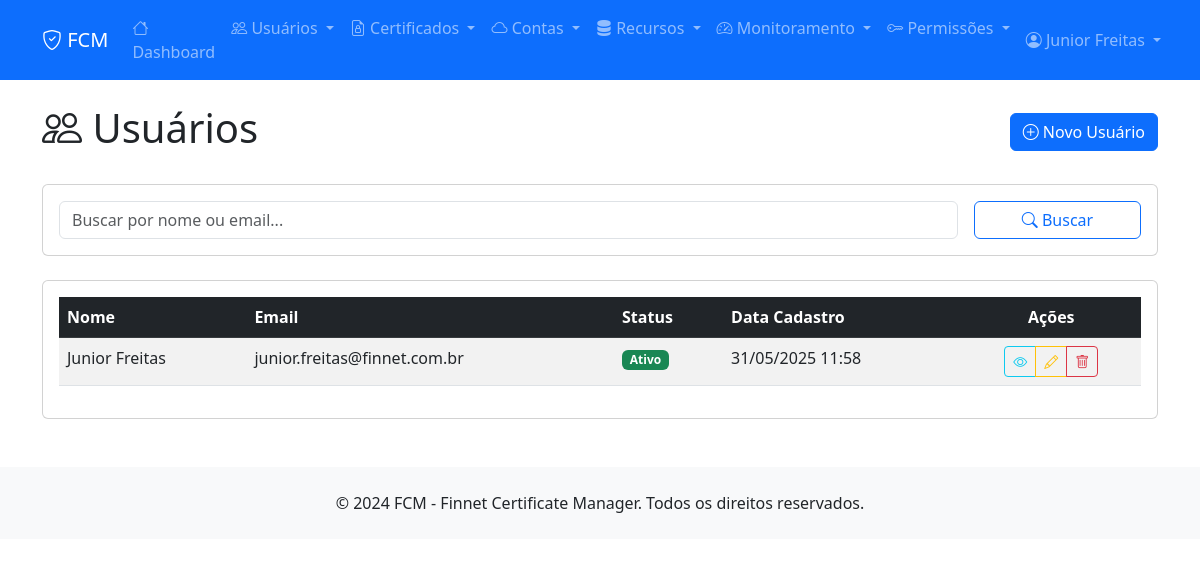
Screenshot of /users/ (signed in) with the database file from the repository.
### apps/users/models.py (models this page shows, shortened)
class User(AbstractUser):
    STATUS_CHOICES = [
        (0, 'Ativo'),
        (1, 'Inativo'),
    ]
    id = models.CharField(max_length=255, primary_key=True)
    nome = models.CharField(max_length=255, verbose_name='Nome')
    email = models.EmailField(unique=True, verbose_name='Email')
    status = models.IntegerField(choices=STATUS_CHOICES, default=0, verbose_name='Status')
    data_cad = models.DateTimeField(default=timezone.now, verbose_name='Data de Cadastro')
    usu_cad = models.CharField(max_length=255, verbose_name='Usuário de Cadastro', blank=True)
    data_atu = models.DateTimeField(null=True, blank=True, verbose_name='Data de Atualização')
    usu_atu = models.CharField(max_length=255, null=True, blank=True, verbose_name='Usuário de Atualização')
    username = None
    first_name = None
    last_name = None
    USERNAME_FIELD = 'email'
    REQUIRED_FIELDS = ['nome']
    objects = UserManager()
    class Meta:
        db_table = 'users'
        verbose_name = 'Usuário'
        verbose_name_plural = 'Usuários'

### apps/users/views.py (the view)
# urls.py: path('', views.user_list, name='list'),
@login_required
def user_list(request):
    search = request.GET.get('search', '')
    users = User.objects.all()
    if search:
        users = users.filter(
            Q(nome__icontains=search) |
            Q(email__icontains=search)
        )
    paginator = Paginator(users, 10)
    page_number = request.GET.get('page')
    page_obj = paginator.get_page(page_number)
    return render(request, 'users/list.html', {
        'page_obj': page_obj,
        'search': search
    })

### templates/users/list.html (shortened to what this page needs)
{% extends 'base.html' %}
{% load django_bootstrap5 %}
{% block content %}
<div class="d-flex justify-content-between align-items-center mb-4">
    <h1><i class="bi bi-people"></i> Usuários</h1>
    <a href="{% url 'users:create' %}" class="btn btn-primary">
        <i class="bi bi-plus-circle"></i> Novo Usuário
    </a>
</div>
<div class="card mb-4">
    <div class="card-body">
        <form method="get" class="row g-3">
            <div class="col-md-10">
                <input type="text" class="form-control" name="search" value="{{ search }}"
                       placeholder="Buscar por nome ou email...">
            </div>
            <div class="col-md-2">
                <button type="submit" class="btn btn-outline-primary w-100">
                    <i class="bi bi-search"></i> Buscar
                </button>
            </div>
        </form>
    </div>
</div>
<div class="card">
    <div class="card-body">
        {% if page_obj %}
            <div class="table-responsive">
                <table class="table table-striped table-hover">
                    <thead class="table-dark">
                        <tr>
                            <th>Nome</th>
                            <th>Email</th>
                            <th>Status</th>
                            <th>Data Cadastro</th>
                            <th class="text-center">Ações</th>
                        </tr>
                    </thead>
                    <tbody>
                        {% for user in page_obj %}
                        <tr>
                            <td>{{ user.nome }}</td>
                            <td>{{ user.email }}</td>
                            <td>
                                {% if user.status == 0 %}
                                    <span class="badge bg-success">Ativo</span>
                                {% else %}
                                    <span class="badge bg-danger">Inativo</span>
                                {% endif %}
                            </td>
                            <td>{{ user.data_cad|date:"d/m/Y H:i" }}</td>
                            <td class="text-center">
                                <div class="btn-group" role="group">
                                    <a href="{% url 'users:detail' user.id %}" class="btn btn-sm btn-outline-info">
                                        <i class="bi bi-eye"></i>
                                    </a>
                                    <a href="{% url 'users:edit' user.id %}" class="btn btn-sm btn-outline-warning">
                                        <i class="bi bi-pencil"></i>
                                    </a>
                                    <a href="{% url 'users:delete' user.id %}" class="btn btn-sm btn-outline-danger">
                                        <i class="bi bi-trash"></i>
                                    </a>
                                </div>
                            </td>
                        </tr>
                        {% endfor %}
                    </tbody>
                </table>
            </div>
        {% endif %}
    </div>
</div>
{% endblock %}

### templates/base.html (shortened to what this page needs)
<!DOCTYPE html>
<html lang="pt-br">
<head>
    <link href="https://cdn.jsdelivr.net/npm/bootstrap@5.3.0/dist/css/bootstrap.min.css" rel="stylesheet">
    <link href="https://cdn.jsdelivr.net/npm/bootstrap-icons@1.10.0/font/bootstrap-icons.css" rel="stylesheet">
    <link href="https://cdnjs.cloudflare.com/ajax/libs/font-awesome/6.4.0/css/all.min.css" rel="stylesheet">
</head>
<body>
    <nav class="navbar navbar-expand-lg navbar-dark bg-primary">
        <div class="container">
            <a class="navbar-brand" href="{% url 'dashboard' %}">
                <i class="bi bi-shield-check"></i> FCM
            </a>
            <div class="collapse navbar-collapse" id="navbarNav">
                <ul class="navbar-nav me-auto">
                    <li class="nav-item">
                        <a class="nav-link" href="{% url 'dashboard' %}">
                            <i class="bi bi-house"></i> Dashboard
                        </a>
                    </li>
                    <li class="nav-item dropdown">
                        <a class="nav-link dropdown-toggle" href="#" role="button" data-bs-toggle="dropdown">
                            <i class="bi bi-people"></i> Usuários
                        </a>
                    </li>
                    <li class="nav-item dropdown">
                        <a class="nav-link dropdown-toggle" href="#" role="button" data-bs-toggle="dropdown">
                            <i class="bi bi-file-earmark-lock"></i> Certificados
                        </a>
                    </li>
                    <li class="nav-item dropdown">
                        <a class="nav-link dropdown-toggle" href="#" role="button" data-bs-toggle="dropdown">
                            <i class="bi bi-cloud"></i> Contas
                        </a>
                    </li>
                    <li class="nav-item dropdown">
                        <a class="nav-link dropdown-toggle" href="#" role="button" data-bs-toggle="dropdown">
                            <i class="bi bi-server"></i> Recursos
                        </a>
                    </li>
                    <li class="nav-item dropdown">
                        <a class="nav-link dropdown-toggle" href="#" role="button" data-bs-toggle="dropdown">
                            <i class="bi bi-speedometer2"></i> Monitoramento
                        </a>
                    </li>
                    <li class="nav-item dropdown">
                        <a class="nav-link dropdown-toggle" href="#" role="button" data-bs-toggle="dropdown">
                            <i class="bi bi-key"></i> Permissões
                        </a>
                    </li>
                </ul>
                <ul class="navbar-nav">
                    {% if user.is_authenticated %}
                        <li class="nav-item dropdown">
                            <a class="nav-link dropdown-toggle" href="#" role="button" data-bs-toggle="dropdown">
                                <i class="bi bi-person-circle"></i> {{ user.nome|default:user.email }}
                            </a>
                        </li>
                    {% else %}
                        <li class="nav-item">
                            <a class="nav-link" href="{% url 'login' %}">
                                <i class="bi bi-box-arrow-in-right"></i> Entrar
                            </a>
                        </li>
                    {% endif %}
                </ul>
            </div>
        </div>
    </nav>
    <main class="container my-4">
        {% block content %}{% endblock %}
    </main>
    <footer class="bg-light py-4 mt-5">
        <div class="container text-center">
            <p class="mb-0">&copy; 2024 FCM - Finnet Certificate Manager. Todos os direitos reservados.</p>
        </div>
    </footer>
</body>
</html>

### rows the page displays
User: nome "Junior Freitas", email "junior.freitas@finnet.com.br", status "Ativo", data_cad "31/05/2025 11:58"
